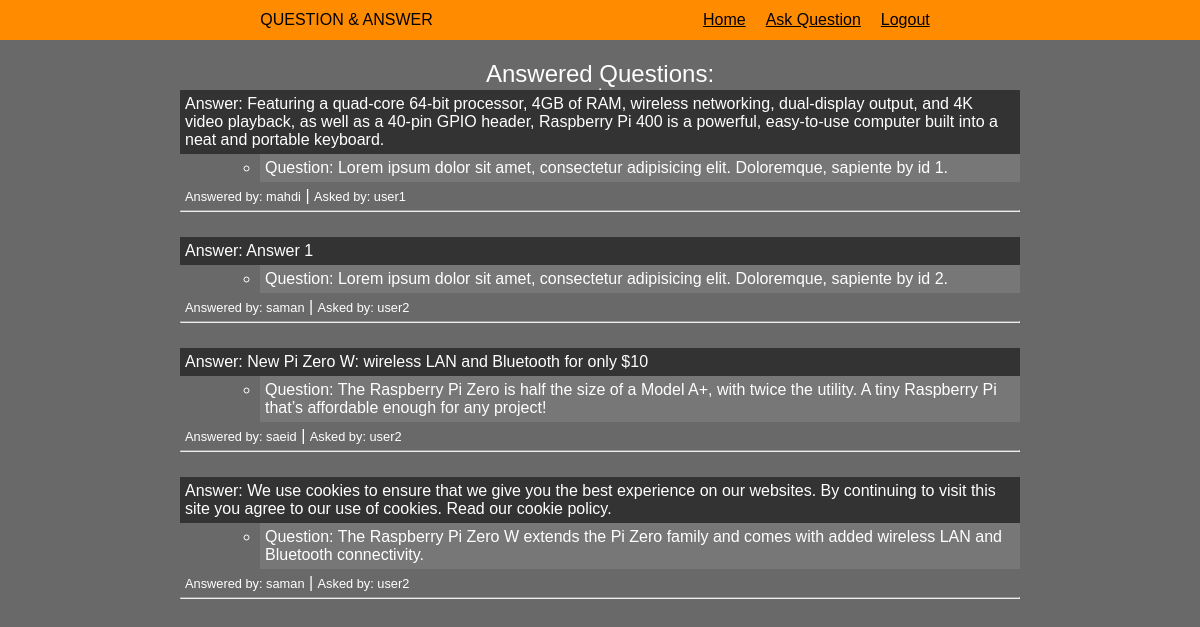
Screenshot of /home (signed in) with the database file from the repository.
### tables this page shows
CREATE TABLE "questions"
(
    id            INTEGER
        primary key autoincrement,
    question_text TEXT    not null,
    answer_text   TEXT,
    asked_by_id   INTEGER not null,
    expert_id     INTEGER not null
);

CREATE TABLE "users" (
	"id"	INTEGER,
	"name"	TEXT NOT NULL,
	"password"	TEXT NOT NULL,
	"expert"	NUMERIC NOT NULL,
	"admin"	NUMERIC NOT NULL,
	PRIMARY KEY("id" AUTOINCREMENT)
);

### application/routes/home.py (the view)
@app.route('/')
@app.route('/home')
def home():
    user = user_session()
    db = db_get()
    home_curr = db.execute('select questions.id, questions.question_text as question_text, questions.answer_text as answer_text, askers.name as asker, experts.name as expert from questions join users as askers on askers.id = questions.asked_by_id join users as experts on experts.id = questions.expert_id where questions.answer_text is not null')
    home_result = home_curr.fetchall()
    return render_template('home.html', title='Home', user = user, home_result=home_result)

### application/__init__.py (called while the page is built)
def db_conn():
    sql = sqlite3.connect(r'C:\Users\Khoshkar\PycharmProjects\Question-Answer\application\database\database.db')
    sql.row_factory = sqlite3.Row
    return sql

def db_get():
    if not hasattr(g, 'sqlite3'):
        g.sqlite_db = db_conn()
    return g.sqlite_db

@app.teardown_appcontext
def db_close(error):
    if hasattr(g, 'sqlite_db'):
        g.sqlite_db.close()

def user_session():
    session_db = None
    if 'user' in session:
        user = session['user']
        db = db_get()
        session_curr = db.execute('SELECT id, name, admin, expert FROM users WHERE name = ?', [user])
        session_db = session_curr.fetchone()
    return session_db

### application/templates/home.html (shortened to what this page needs)
{% extends 'base.html' %}
{% block body %}
    {% include './include/header.html' %}
    <article class="register-form">
        <span>Answered Questions:</span>
        <hr>
        <section class="user-setup">
            {% for foo in home_result %}
                <ul style="margin-bottom: 25px">
                    <li style="background: #333">Answer: {{ foo.answer_text }}</li>
                    <li style="margin-left: 80px; list-style: circle; background: #777;">
                        Question: {{ foo.question_text }}</li>
                    <li style="margin-right: 50px">
                        <span style="font-size: 0.8rem;">Answered by: {{ foo.expert }}</span> |
                        <span style="font-size: 0.8rem;">Asked by: {{ foo.asker }}</span>
                    </li>
                    <hr>
                </ul>
            {% endfor %}
        </section>
    </article>
{% endblock %}

### application/static/css/style.css (style rules this page uses)
* { box-sizing: border-box; margin: 0; padding: 0; }
body { font-size: 62.5%; display: flex; flex-direction: column; flex-wrap: wrap; font-family: 'Ubuntu', 'Lucida Grande', 'Lucida Sans Unicode', 'Geneva', 'Verdana', sans-serif; background: dimgray; }
.register-form, .ask-question { display: flex; flex-direction: column; width: 70%; align-self: center; margin-top: 20px; align-items: center; }
.register-form span, .ask-question span { color: white; font-size: 1.5rem; }
.register-form section, .ask-question section { display: flex; flex-direction: column; align-items: center; width: 100%; }
.register-form .user-setup ul, .ask-question .user-setup ul { list-style: none; display: flex; flex-direction: column; width: 100%; }
.register-form .user-setup ul li, .ask-question .user-setup ul li { padding: 5px; font-size: 1rem; color: white; }

### rows the page displays
questions: answer_text "Featuring a quad-core 64-bit processor, 4GB of RAM, wireless networking, dual-display output, and 4K video playback, as well as a 40-pin GPIO header, Raspberry Pi 400 is a powerful, easy-to-use computer built into a neat and portable keyboard.", question_text "Lorem ipsum dolor sit amet, consectetur adipisicing elit. Doloremque, sapiente by id 1.", expert "mahdi", asker "user1"
questions: answer_text "Answer 1", question_text "Lorem ipsum dolor sit amet, consectetur adipisicing elit. Doloremque, sapiente by id 2.", expert "saman", asker "user2"
questions: answer_text "New Pi Zero W: wireless LAN and Bluetooth for only $10", question_text "The Raspberry Pi Zero is half the size of a Model A+, with twice the utility. A tiny Raspberry Pi that’s affordable enough for any project!", expert "saeid", asker "user2"
questions: answer_text "We use cookies to ensure that we give you the best experience on our websites. By continuing to visit this site you agree to our use of cookies. Read our cookie policy.", question_text "The Raspberry Pi Zero W extends the Pi Zero family and comes with added wireless LAN and Bluetooth connectivity.", expert "saman", asker "user2"
